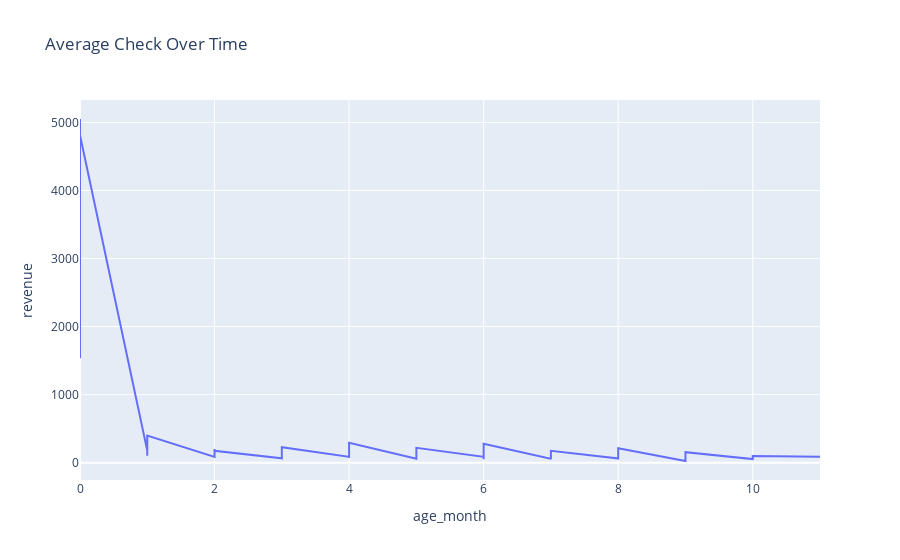

Write notebook code for a chart like this one.
### Code cell
# Plotting average check over time.
fig = px.line(avg_check_over_time,
              x = 'age_month',
              y = 'revenue',
              title = 'Average Check Over Time')
fig.show()

### Figure 1 — Plotly figure (JSON) as saved in the notebook; plotly's stock layout.template omitted (floating-point values rounded to 4 significant figures)
{"data": [{"hovertemplate": "age_month=%{x}<br>revenue=%{y}<extra></extra>", "legendgroup": "", "line": {"color": "#636efa", "dash": "solid"}, "marker": {"symbol": "circle"}, "mode": "lines", "name": "", "orientation": "v", "showlegend": false, "type": "scatter", "x": [0, 0, 0, 0, 0, 0, 0, 0, 0, 0, 0, 0, 1, 1, 1, 1, 1, 1, 1, 1, 1, 1, 1, 2, 2, 2, 2, 2, 2, 2, 2, 2, 2, 3, 3, 3, 3, 3, 3, 3, 3, 3, 4, 4, 4, 4, 4, 4, 4, 4, 5, 5, 5, 5, 5, 5, 5, 6, 6, 6, 6, 6, 6, 7, 7, 7, 7, 7, 8, 8, 8, 8, 9, 9, 9, 10, 10, 11], "xaxis": "x", "y": [3249, 2495, 1533, 3783, 4095, 2933, 2186, 4964, 5052, 2354, 4130, 4813, 178, 100, 222, 270, 224, 314, 108, 219, 195, 177, 397, 83, 162, 182, 202, 159, 176, 161, 120, 100, 174, 64, 70, 122, 179, 211, 104, 81, 164, 226, 86, 78, 67, 129, 136, 72, 85, 292, 59, 103, 105, 109, 82, 62, 218, 86, 102, 61, 49, 108, 276, 56, 50, 125, 78, 174, 61, 58, 46, 212, 24, 46, 153, 53, 96, 86], "yaxis": "y"}], "layout": {"legend": {"tracegroupgap": 0}, "title": {"text": "Average Check Over Time"}, "xaxis": {"anchor": "y", "domain": [0, 1], "title": {"text": "age_month"}}, "yaxis": {"anchor": "x", "domain": [0, 1], "title": {"text": "revenue"}}}}
